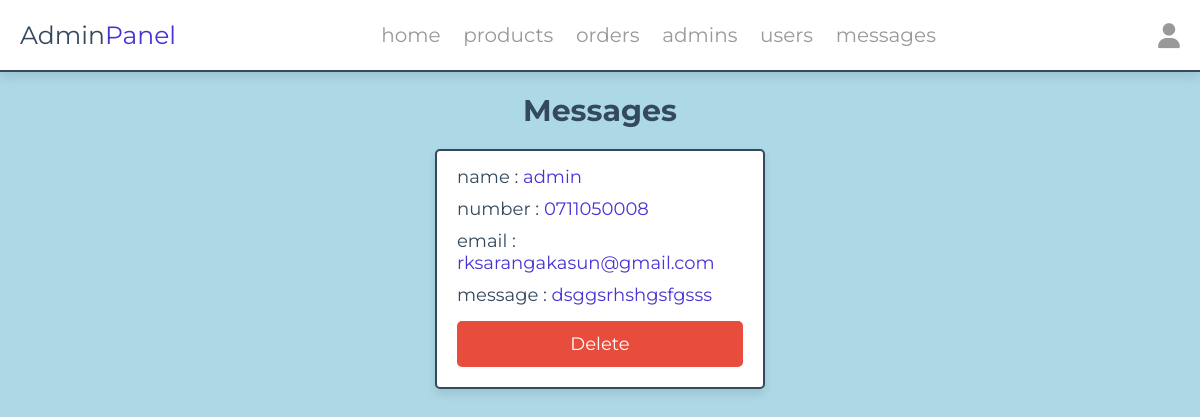
/admin/messages.php (signed in), run on the app's committed database.
### tables this page shows
CREATE TABLE `messages` (
  `id` int(100) NOT NULL,
  `user_id` int(100) NOT NULL,
  `name` varchar(100) NOT NULL,
  `email` varchar(100) NOT NULL,
  `number` varchar(12) NOT NULL,
  `message` varchar(500) NOT NULL
);

### admin/messages.php (the view, shortened to what this page needs)
<?php
include '../components/connect.php';
?>
<!DOCTYPE html>
<html lang="en">
<head>
   <link rel="stylesheet" href="https://cdnjs.cloudflare.com/ajax/libs/font-awesome/6.1.1/css/all.min.css">
   <link rel="stylesheet" href="../css/admin_style.css">
   <link rel="stylesheet" href="../css/das.css">
</head>
<body>
<?php include '../components/admin_header.php' ?>
<section class="messages">
   <h1 class="heading">messages</h1>
   <div class="box-container">
   <?php
      $select_messages = $conn->prepare("SELECT * FROM `messages`");
      $select_messages->execute();
      if($select_messages->rowCount() > 0){
         while($fetch_messages = $select_messages->fetch(PDO::FETCH_ASSOC)){
   ?>
   <div class="box">
      <p> name : <span><?= $fetch_messages['name']; ?></span> </p>
      <p> number : <span><?= $fetch_messages['number']; ?></span> </p>
      <p> email : <span><?= $fetch_messages['email']; ?></span> </p>
      <p> message : <span><?= $fetch_messages['message']; ?></span> </p>
      <a href="messages.php?delete=<?= $fetch_messages['id']; ?>" class="delete-btn" onclick="return confirm('delete this message?');">delete</a>
   </div>
   <?php
         }
      }else{
         echo '<p class="empty">you have no messages</p>';
      }
   ?>
   </div>
</section>
</body>
</html>

### css/admin_style.css (style rules this page uses)
:root { --main-color:#4834d4; --red:#e74c3c; --orange:#f39c12; --black:#34495e; --white:#fff; --light-bg:#f5f5f5; --light-color:#999; --border:.2rem solid var(--black); --box-shadow:0 .5rem 1rem rgba(0,0,0,.1); }
* { font-family: 'Montserrat', sans-serif; margin:0; padding:0; box-sizing: border-box; text-decoration: none; outline: none; border:none; }
html { font-size: 62.5%; overflow-x: hidden; }
body { background-color: var(--light-bg); }
section { max-width: 1200px; margin:0 auto; padding:2rem; }
.btn, .delete-btn, .option-btn { display: block; margin-top: 1rem; border-radius: .5rem; cursor: pointer; width: 100%; font-size: 1.8rem; color:var(--white); padding:1.2rem 3rem; text-transform: capitalize; text-align: center; }
.delete-btn { background-color: var(--red); }
.heading { text-align: center; margin-bottom: 2rem; text-transform: capitalize; color:var(--black); font-size: 3rem; }
.messages .box-container { display: grid; grid-template-columns: repeat(auto-fit, 33rem); gap:1.5rem; justify-content: center; align-items: flex-start; }
.messages .box-container .box { background-color: var(--white); border-radius: .5rem; box-shadow: var(--box-shadow); border:var(--border); padding:2rem; padding-top: 1rem; }
.messages .box-container .box p { padding: .5rem 0; font-size: 1.8rem; color:var(--black); }
.messages .box-container .box p span { color:var(--main-color); }

### css/das.css (style rules this page uses)
body { background-color:lightblue; }

### data on the page
messages: name "admin", number "0711050008", email "rksarangakasun@gmail.com", message "dsggsrhshgsfgsss"
